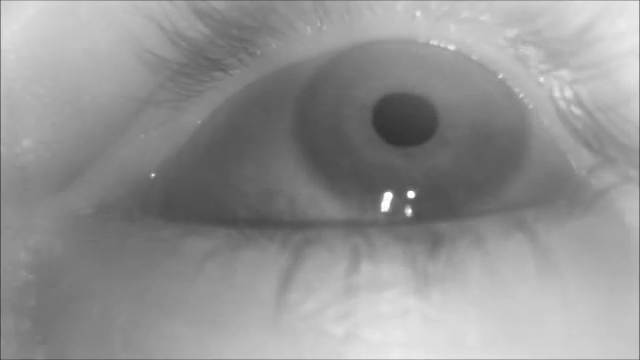
//> input picture frame 67 of Canny_Pupil_Updated_Centroid_January_22_2015/pupil_test.mp4, 640 x 360 px
$ ./canny_main 3 1   (built with g++ and OpenCV 4)
//> lines starting //> are read from the running program, lines starting //| are printed output that depends on the picture; after the words box and inside, x2 and y2 are one past the last pixel; in counts of white or black regions, pixels touching at a corner belong together
//> further down, eyeImage is the input picture: 360 rows x 640 cols, CV_8UC3; min 51, max 255, mean 147.3
### Canny_Pupil_Updated_Centroid_January_22_2015/PupilTracker.h
/**********************************************************************************************************************
* @file PupilTracker.cpp
* @brief Header for the PupilTracker class
*
* This class encapsulates the canny edge based pupil tracking algorithm
*
* @author Christopher D. McMurrough
***********************************************************************************************************************/

#ifndef PUPIL_TRACKER_H
#define PUPIL_TRACKER_H

#include <opencv2/core/core.hpp>

/**********************************************************************************************************************
* @class PupilTracker
*
* @brief Class for tracking pupils in an occulography image using canny edges
*
* The class implements a C++ version of the canny edge based pupil tracker by pupil-labs (originally written in Python)
* https://github.com/pupil-labs/pupil
*
* @author Christopher D. McMurrough
***********************************************************************************************************************/
class PupilTracker
{
private:

    // define tracking result parameters
    cv::Point2f m_ellipseCentroid;
    cv::RotatedRect m_ellipseRectangle;
    cv::Point2f m_crCenter;
    float m_crRadius;

    // define tracking processing variables
    bool m_courseDetection;
    int m_coarse_filter_min;
    int m_coarse_filter_max;

    int m_blur;
    int m_canny_thresh;
    int m_canny_ratio;
    int m_canny_aperture;

    int m_intensity_range;
    int m_bin_thresh;

    //int m_pupilIntensityOffse;
    int m_pupilIntensityOffset;
    int m_glintIntensityOffset;

    int m_min_contour_size;

    float m_inital_ellipse_fit_threshhold;
    float m_min_ratio;
    float m_pupil_min;
    float m_pupil_max;
    float m_target_size;
    cv::Point2f m_strong_perimeter_ratio_range;
    cv::Point2f m_strong_area_ratio_range;
    cv::Point2f m_final_perimeter_ratio_range;
    float m_strong_prior;

    float m_confidence;

    // debug settings
    bool m_display;

public:

    // constructors
    PupilTracker();

    // accessors
    cv::Point2f getEllipseCentroid(const cv::Mat &test);
    cv::RotatedRect getEllipseRectangle();

    // utility functions
    bool findPupil(const cv::Mat& imageIn);
    void setDisplay(bool display);
};

#endif // PUPIL_TRACKER_H

### Canny_Pupil_Updated_Centroid_January_22_2015/PupilTracker.cpp
/*******************************************************************************************************************//**
* @file PupilTracker.cpp
* @brief Implementation for the PupilTracker class
*
* This class encapsulates the canny edge based pupil tracking algorithm
*
* @author Christopher D. McMurrough
***********************************************************************************************************************/

#include "PupilTracker.h"
#include <opencv2/core/core.hpp>
#include <opencv2/imgproc/imgproc.hpp>
#include <opencv/highgui.h>

#include <iostream>

/*******************************************************************************************************************//**
* @brief Constructor to create a PupilTracker
* @author Christopher D. McMurrough
***********************************************************************************************************************/
PupilTracker::PupilTracker()
{
    // initialize tracking processing variables
    m_courseDetection = false;
    m_coarse_filter_min = 100;
    m_coarse_filter_max = 400;

    m_blur = 1;
    m_canny_thresh = 159;
    m_canny_ratio = 2;
    m_canny_aperture = 5;

    // in the pupil tracker code intentisy filter is kept at 17
    // m_intensity_range = 17;
    m_intensity_range = 11;

    m_bin_thresh = 0;

    //int m_pupilIntensityOffset = 11;
    m_pupilIntensityOffset = 15;
    m_glintIntensityOffset = 5;

    // min coutour size is set at 60
    // m_min_contour_size = 60;
    m_min_contour_size = 80;

    m_inital_ellipse_fit_threshhold = static_cast<float>(1.8);
    m_min_ratio = 0.3f;
    m_pupil_min = 40.0f;
    m_pupil_max = 150.0f;
    m_target_size = 100.0f;
    m_strong_perimeter_ratio_range = cv::Point2f(0.8f, 1.1f);
    m_strong_area_ratio_range = cv::Point2f(0.6f, 1.1f);
    m_final_perimeter_ratio_range = cv::Point2f(0.6f, 1.2f);
    m_strong_prior = 0;

    m_confidence = 0;

    // debug settings
    m_display = false;
}

/*******************************************************************************************************************//**
* @brief Attempt to fit a pupil ellipse in the eye image frame
* @param[in] imageIn the input OpenCV image
* @param[out] result the output tracking data
* @return true if the a pupil was located in the image
* @author Christopher D. McMurrough
***********************************************************************************************************************/
bool PupilTracker::findPupil(const cv::Mat& imageIn)
{
    bool success = true;

    // get the normalized grayscale image
    const int rangeMin = 0;
    const int rangeMax = 255;
    cv::Mat imageGray;
    cv::cvtColor(imageIn, imageGray, cv::COLOR_BGR2GRAY);
    cv::normalize(imageGray, imageGray, rangeMin, rangeMax, cv::NORM_MINMAX, CV_8UC1);
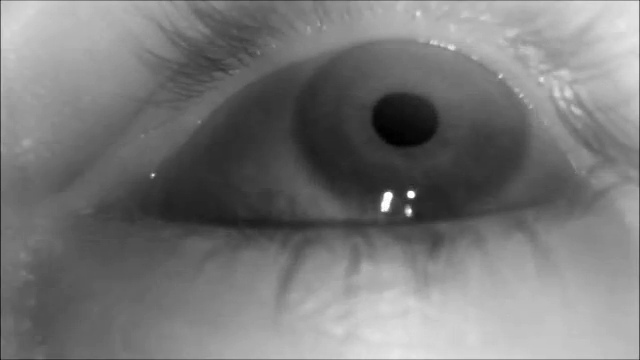
//> imageGray: 360 rows x 640 cols, CV_8UC1; min 0, max 255, mean 120.4
    if(m_display)
    {
        cv::imshow("imageGray", imageGray);
    }

    // compute the intensity histogram
    cv::Mat hist;
    int channels[] = {0};
    int histSize[] = {rangeMax - rangeMin + 1};
    float range[] = {static_cast<float>(rangeMin), static_cast<float>(rangeMax)};
    const float* ranges = {range};
    cv::calcHist(&imageGray, 1, channels, cv::Mat(), hist, 1, histSize, &ranges, true, false);
//> hist = 256 values, max 3273 at index 101, min 0 at index 3, mean 899.9

    // find histogram spikes
    const int minSpikeSize = 40;
    int lowestSpike = rangeMax;
    int highestSpike = rangeMin;
    int numSpikes = 0;
    for(int i = 0; i < histSize[0]; i++)
    {
        // check to see if we have a spike
        if(hist.at<uchar>(0, i) >= minSpikeSize)
        {
            numSpikes++;
            if(i < lowestSpike)
            {
                lowestSpike = i;
            }
            if(i > highestSpike)
            {
                highestSpike = i;
            }
        }
    }
//> after the loop, numSpikes = 93; lowestSpike = 2; highestSpike = 251
    if(numSpikes < 2)
    {
        // not enough spikes, assign default values
        lowestSpike = 0;
        highestSpike = 255;
    }
    m_bin_thresh = lowestSpike;
//> m_bin_thresh = 2

    // create a mask for the dark pupil area (assign white to pupil area)
    cv::Mat darkMask;
    cv::inRange(imageGray, cv::InputArray(rangeMin), cv::InputArray(lowestSpike + m_pupilIntensityOffset), darkMask);
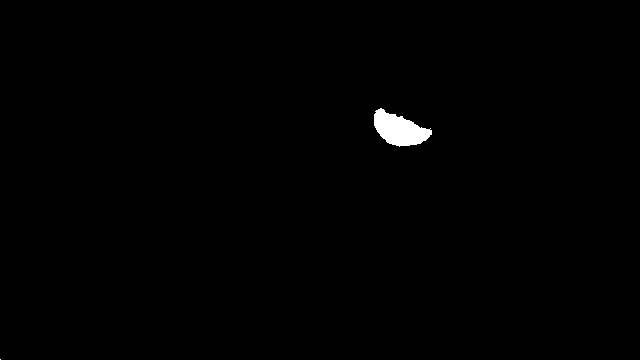
//> darkMask: 360 rows x 640 cols, CV_8UC1; 0.58% white; 2 white regions (1 under 20 px), largest, box (x1, y1, x2, y2) and area: (374, 108, 432, 147) 1333
    const cv::Mat morphKernel = getStructuringElement(cv::MORPH_ELLIPSE, cv::Size(7, 7));
    cv::dilate(darkMask, darkMask, morphKernel, cv::Point(-1, -1), 2);
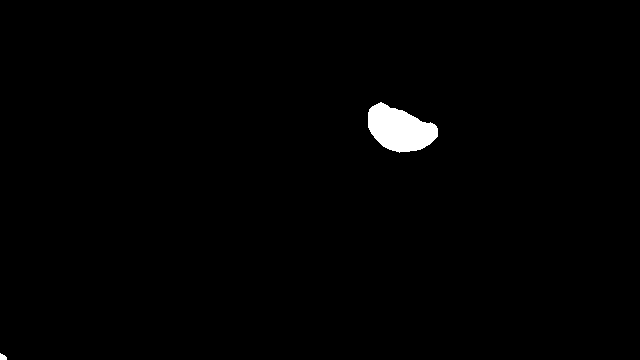
//> darkMask: 360 rows x 640 cols, CV_8UC1; 1% white; 2 white regions, box (x1, y1, x2, y2) and area: (368, 102, 438, 153) 2344, (0, 353, 7, 360) 36
    if(m_display)
    {
        cv::imshow("darkMask", darkMask);
    }

    // create a mask for the light glint area (assign black to glint area)
    cv::Mat glintMask;
    cv::inRange(imageGray, cv::InputArray(rangeMin), cv::InputArray(highestSpike - m_glintIntensityOffset), glintMask);
//> glintMask: 360 rows x 640 cols, CV_8UC1; 99.9% white; 3 black regions (1 under 20 px), largest, box (x1, y1, x2, y2) and area: (382, 193, 392, 210) 89, (408, 191, 414, 198) 29
    cv::erode(glintMask, glintMask, morphKernel, cv::Point(-1, -1), 1);
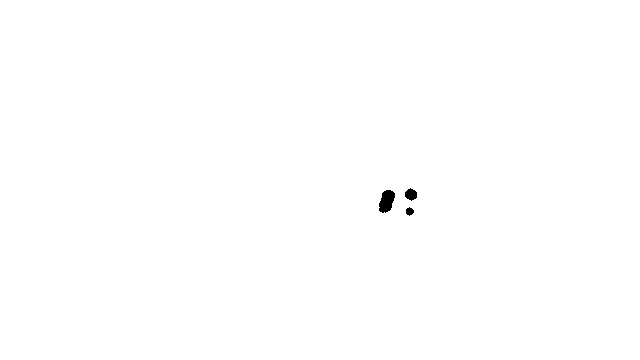
//> glintMask: 360 rows x 640 cols, CV_8UC1; 99.8% white; 3 black regions, box (x1, y1, x2, y2) and area: (379, 190, 395, 213) 265, (405, 188, 417, 201) 110, (406, 207, 414, 216) 50
    if(m_display)
    {
        cv::imshow("glintMask", glintMask);
    }

    // line 141 to line 150 was commented out
    // remove eye lashes using an open morphology operation
    cv::Mat imageEyeLash;
    const cv::Mat openKernel = getStructuringElement(cv::MORPH_ELLIPSE, cv::Size(9, 9));
    cv::morphologyEx(imageGray, imageEyeLash, cv::MORPH_OPEN, openKernel);
    if(m_display)
    {
        cv::imshow("eyeLash", imageEyeLash);
    }


    // apply additional blurring
    cv::Mat imageBlurred;
    if(m_blur > 1)
    {
        //cv::medianBlur(imageEyeLash, imageBlurred, m_blur);
        cv::medianBlur(imageGray, imageBlurred, m_blur);
    }
    else
    {
        //imageBlurred = imageEyeLash;
        imageBlurred = imageGray;
    }

    // compute canny edges
    cv::Mat edges;
    cv::Canny(imageBlurred, edges, m_canny_thresh, m_canny_thresh * m_canny_ratio, m_canny_aperture);
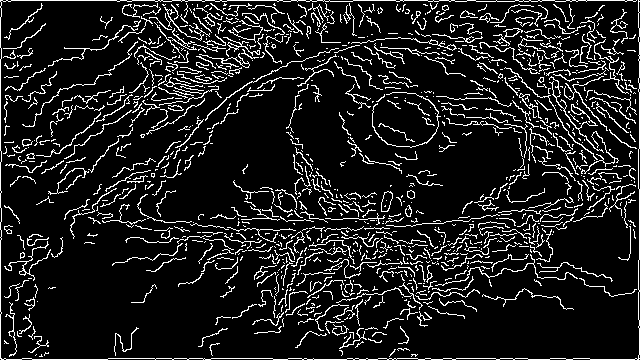
//> edges: 360 rows x 640 cols, CV_8UC1; 11.5% white in thin lines or dots
    if(m_display)
    {
        cv::imshow("edges", edges);
    }

    // remove edges outside of the white regions in the pupil and glint masks
    cv::Mat edgesPruned;
    cv::min(edges, darkMask, edgesPruned);
    cv::min(edgesPruned, glintMask, edgesPruned);

    if(m_display)
    {

        cv::imshow("edgesPruned", edgesPruned);
    }


    // calculate the centroid


    // store the tracking result
    if(success)
    {
        //m_ellipseCentroid = cv::Point2f(240, 240);
        m_ellipseCentroid = PupilTracker::getEllipseCentroid(edgesPruned);
        m_ellipseRectangle = cv::RotatedRect(m_ellipseCentroid, cv::Size(55, 55), 0);
        m_crCenter = cv::Point2f(240, 240);
        m_crRadius = 1.0;

        return true;
    }
    else
    {
        // return false if tracking was not successful
        return false;
    }
}

/*******************************************************************************************************************//**
* @brief Returns the pupil centroid
* @return pupil center as cv::Point2f
* @author Krishna Bhattarai
***********************************************************************************************************************/

cv::Point2f PupilTracker::getEllipseCentroid(const cv::Mat &mask)
{
    cv::Moments m = moments(mask, true);
    cv::Point center(m.m10/m.m00, m.m01/m.m00);
    return center;
}


/*******************************************************************************************************************//**
* @brief Returns the pupil centroid
* @return pupil center as cv::Point2f
* @author Christopher D. McMurrough
***********************************************************************************************************************/
// cv::Point2f PupilTracker::getEllipseCentroid()
// {
//     return m_ellipseCentroid;
// }

/*******************************************************************************************************************//**
* @brief Returns the pupil ellipse rectangle
* @return pupil ellipse rectangle as cv::RotatedRect
* @author Christopher D. McMurrough
***********************************************************************************************************************/
cv::RotatedRect PupilTracker::getEllipseRectangle()
{
    return m_ellipseRectangle;
}

/*******************************************************************************************************************//**
* @brief Sets the display mode for the pupil tracker
* @author Christopher D. McMurrough
***********************************************************************************************************************/
void PupilTracker::setDisplay(bool display)
{
    m_display = display;
}

### Canny_Pupil_Updated_Centroid_January_22_2015/canny_main.cpp
/*******************************************************************************************************************//**
 * @file main.cpp
 * @brief USB implementation of the canny pupil tracker
 *
 * USB implementation of the canny pupil tracker by pupil-labs
 * https://github.com/pupil-labs/pupil/
 *
 * @author Christopher D. McMurrough
 **********************************************************************************************************************/

#include <iostream>
#include <stdio.h>
#include <time.h>
#include <opencv/highgui.h>

#include "PupilTracker.h"

// configuration parameters
#define NUM_COMNMAND_LINE_ARGUMENTS 2
#define CAMERA_FRAME_WIDTH 640
#define CAMERA_FRAME_HEIGHT 360
#define CAMERA_FORMAT CV_8UC1
#define CAMERA_FPS 30
#define CAMERA_BRIGHTNESS 128
#define CAMERA_CONTRAST 10
#define CAMERA_SATURATION 0
#define CAMERA_HUE 0
#define CAMERA_GAIN 0
#define CAMERA_EXPOSURE -6
#define CAMERA_CONVERT_RGB false

// color constants
CvScalar COLOR_WHITE = CV_RGB(255, 255, 255);
CvScalar COLOR_RED = CV_RGB(255, 0, 0);
CvScalar COLOR_GREEN = CV_RGB(0, 255, 0);
CvScalar COLOR_BLUE = CV_RGB(0, 0, 255);
CvScalar COLOR_YELLOW = CV_RGB(255, 255, 0);
CvScalar COLOR_MAGENTA = CV_RGB(255, 0, 255);

/*******************************************************************************************************************//**
 * @brief Program entry point
 *
 * Handles image processing and display of annotated results
 *
 * @param[in] argc command line argument count
 * @param[in] argv command line argument vector
 * @returnS return status
 * @author Christopher D. McMurrough
 **********************************************************************************************************************/
int main(int argc, char** argv)
{
    // validate and parse the command line arguments
    int cameraIndex = 0;
    bool displayMode = true;
    bool flipDisplay = false;
    if(argc != NUM_COMNMAND_LINE_ARGUMENTS + 1)
    {
        std::printf("USAGE: <camera_index> <display_mode>\n");
        std::printf("Running with default parameters... \n");
    }
    else
    {
        cameraIndex = atoi(argv[1]);
        displayMode = atoi(argv[2]) > 0;
        flipDisplay = atoi(argv[2]) == 2;
    }

    // initialize the eye camera video capture
    //cv::VideoCapture occulography(cameraIndex);
   cv::VideoCapture occulography("pupil_test.mp4");
   // cv::VideoCapture occulography("test.mov");
    if(!occulography.isOpened())
    {
        std::printf("Unable to initialize camera %u! \n", cameraIndex);
        return 0;
    }
    occulography.set(CV_CAP_PROP_FRAME_WIDTH, CAMERA_FRAME_WIDTH);
    occulography.set(CV_CAP_PROP_FRAME_HEIGHT, CAMERA_FRAME_HEIGHT);
    occulography.set(CV_CAP_PROP_FORMAT, CAMERA_FORMAT);
    occulography.set(CV_CAP_PROP_FPS, CAMERA_FPS);
    occulography.set(CV_CAP_PROP_BRIGHTNESS, CAMERA_BRIGHTNESS);
    occulography.set(CV_CAP_PROP_CONTRAST, CAMERA_CONTRAST);
    occulography.set(CV_CAP_PROP_SATURATION, CAMERA_SATURATION);
    occulography.set(CV_CAP_PROP_HUE, CAMERA_HUE);
    occulography.set(CV_CAP_PROP_GAIN, CAMERA_GAIN);
    occulography.set(CV_CAP_PROP_EXPOSURE, CAMERA_EXPOSURE);
    occulography.set(CV_CAP_PROP_CONVERT_RGB, CAMERA_CONVERT_RGB);

    // intialize the display window if necessary
    if(displayMode)
    {
        cvNamedWindow("eyeImage", CV_WINDOW_NORMAL);
        cvSetWindowProperty("eyeImage", CV_WND_PROP_FULLSCREEN, CV_WINDOW_NORMAL);
        cvSetWindowProperty("eyeImage", CV_WND_PROP_AUTOSIZE, CV_WINDOW_NORMAL);
        cvSetWindowProperty("eyeImage", CV_WND_PROP_ASPECTRATIO, CV_WINDOW_KEEPRATIO);
    }

    // create the pupil tracking object
    PupilTracker tracker;
    tracker.setDisplay(displayMode);

    // store the frame data
    cv::Mat eyeImage;
    //struct PupilData result;
    bool trackingSuccess = false;

    // store the time between frames
    int frameStartTicks, frameEndTicks, processStartTicks, processEndTicks;
    float processTime, totalTime;

    // process data until program termination
    bool isRunning = true;
    while(isRunning)
    {
        // start the timer
        frameStartTicks = clock();

        // attempt to acquire an image frame
        if(occulography.read(eyeImage))
        {
            // process the image frame
            processStartTicks = clock();
            trackingSuccess = tracker.findPupil(eyeImage);
//> trackingSuccess = true
            processEndTicks = clock();
            processTime = ((float)(processEndTicks - processStartTicks)) / CLOCKS_PER_SEC;

            // warn on tracking failure
            if(!trackingSuccess)
            {
                std::printf("Unable to locate pupil! \n");
            }

            // update the display
            if(displayMode)
            {
                cv::Mat displayImage(eyeImage);

                // annotate the image if tracking was successful
                if(trackingSuccess)
                {
                    // draw the pupil center and boundary
                    //cvx::cross(displayImage, result.pupil_center, 5, COLOR_RED);
                    cv::ellipse(displayImage, tracker.getEllipseRectangle(), COLOR_RED);
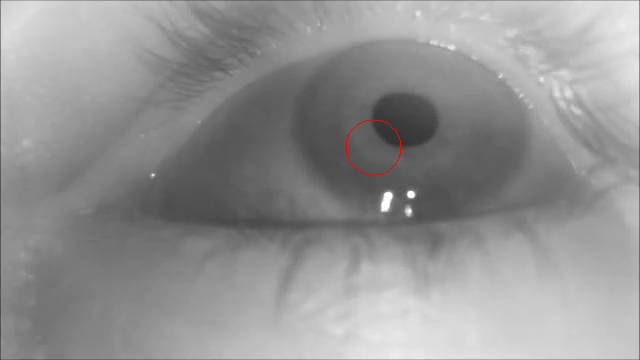
//> displayImage: 360 rows x 640 cols, CV_8UC3; 0.07% of pixels changed, all inside (x1, y1, x2, y2) = (346, 120, 402, 176)

                    // shade the pupil area
                    cv::Mat annotation(eyeImage.rows, eyeImage.cols, CV_8UC3, 0.0);
                    cv::ellipse(annotation, tracker.getEllipseRectangle(), COLOR_MAGENTA, -1);
                    const double alpha = 0.7;
                    cv::addWeighted(displayImage, alpha, annotation, 1.0 - alpha, 0.0, displayImage);
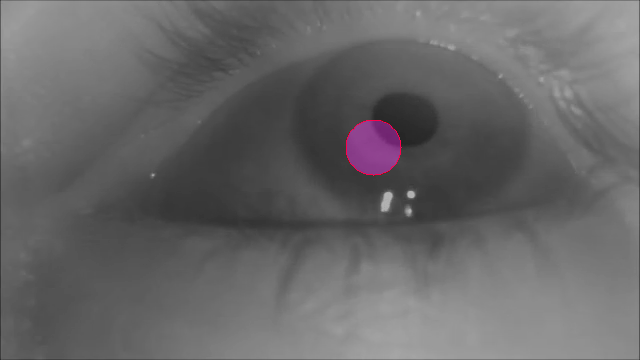
//> displayImage: 360 rows x 640 cols, CV_8UC3; mean B, G, R 103.9, 103.1, 104
                }

                if(flipDisplay)
                {
                    // annotate the image
                    cv::Mat displayFlipped;
                    cv::flip(displayImage, displayFlipped, 1);
                    cv::imshow("eyeImage", displayFlipped);

                    // display the annotated image
                    isRunning = cv::waitKey(1) != 'q';
                    displayFlipped.release();
                }
                else
                {
                    // display the image
                    cv::imshow("eyeImage", displayImage);
                    isRunning = cv::waitKey(1) != 'q';
//> the 'q' key is pressed
                }

                // release display image
                displayImage.release();
            }
        }
        else
        {
            std::printf("WARNING: Unable to capture image from source!\n");
            occulography.set(CV_CAP_PROP_POS_FRAMES, 0);
            continue;
        }

        // stop the timer and print the elapsed time
        frameEndTicks = clock();
        totalTime = ((float)(frameEndTicks - frameStartTicks)) / CLOCKS_PER_SEC;
        //std::printf("Processing time (pupil, total) (result x,y): %.4f %.4f - %.2f %.2f\n", processTime, totalTime, tracker.getEllipseCentroid().x, tracker.getEllipseCentroid().y);
    }

    // release the video source before exiting
    occulography.release();
}
